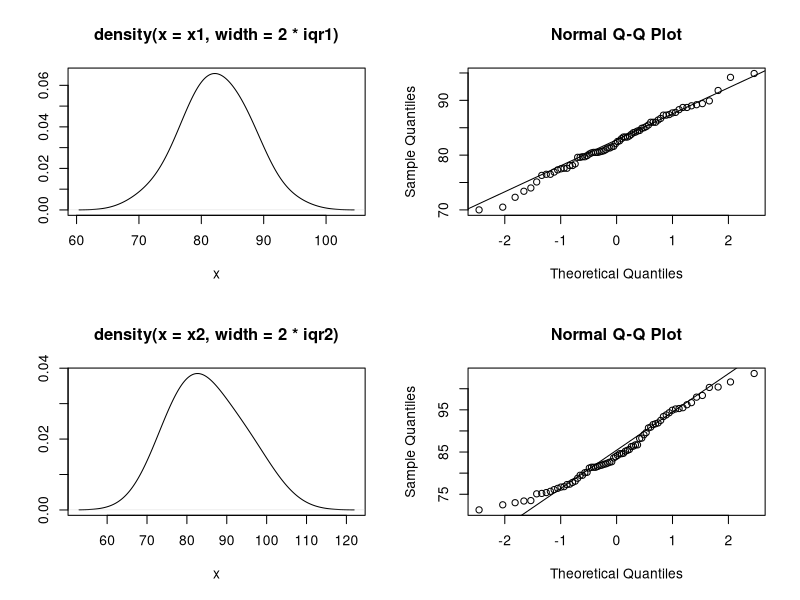

Reproduce this figure in R.
## ---- chunk 1
knitr::opts_chunk$set(echo = TRUE)
## ---- chunk 2
library("MASS")
data(anorexia)
attach(anorexia)
x1<-Prewt;x2<-Postwt
## ---- chunk 3
iqr1 <- summary(x1)[5] - summary(x1)[2]
iqr2 <- summary(x2)[5] - summary(x2)[2]
par(mfrow = c(2, 2))
plot(density(x1,width=2*iqr1), xlab = "x", ylab = "", type = "l")
qqnorm(x1);qqline(x1)
plot(density(x2,width=2*iqr2), xlab = "x", ylab = "", type = "l")
qqnorm(x2);qqline(x2)
## ---- chunk 4
six.freq<-c(105, 70, 5)
six.prob<-c(25/36,10/36,1/36)
chisq.test(six.freq, p=six.prob)
## ---- chunk 5
#The p-value of 0.003698 indicates that the null hypothesis can be rejected at the 5% and 1% significance levels, indicating that there is strong evidence to support the alternative hypothesis.
## ---- chunk 6
#We can conclude that the dice are not fair.
## ---- chunk 7
thunder.freq<-c(22,37,20,13,6,2)
thunder.no<-c(0,1,2,3,4,5)
data.thunder<-rep(thunder.no, thunder.freq)
mean.thunder<-mean(data.thunder)
mean.thunder
## ---- chunk 8
probs<-dpois(thunder.no,lambda=mean.thunder)
sump<-sum(probs)
probsU<-c(probs,1-sump)
thunder.freqU<-c(22,37,20,13,6,2,0)
## ---- chunk 9
expected<-100*probsU   #multiply probabilities by total no. of thunderstorms
expected
## ---- chunk 10
thunder.no1<-c(0,1,2,3,4)
probs1<-dpois(thunder.no1,lambda=mean.thunder)
sump1<-sum(probs1)
probsU1<-c(probs1,1-sump1)
## ---- chunk 11
chisq.test(thunder.freq,p=probsU1)
## ---- chunk 12
qchisq(0.05,df=4,lower.tail = FALSE)
## ---- chunk 13
#The critical value at the 5\% significance level is 9.487729 so the null hypothesis cannot be rejected at this level. There is therefore no evidence against the Poisson distribution as a model for these data.
